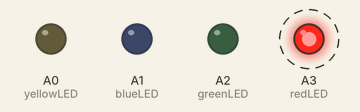
Bench run of a sketch on a simulated Particle Photon. Parts: output pins drawn as LEDs (lit = HIGH). Dashed ring = blinking.

Above: at 0.5 s.
Timing chart, 0 to 4.6 s (numbered marks = the images above):
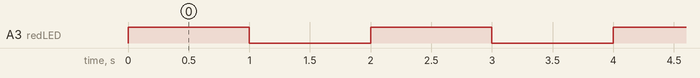

The sketch:

blinkybadge.ino
```cpp
int yellowLED = A0;
int blueLED = A1;
int greenLED = A2;
int redLED = A3;

bool isBlueOn = false;
bool isGreenOn = false;


int toggleBlue(String command)
{
  if (isBlueOn)
  {
    digitalWrite(blueLED, LOW);
  }
  else
  {
    digitalWrite(blueLED, HIGH);
  }
  isBlueOn = !isBlueOn;
  return 1;
}

void toggle(bool isOn, int led) {
  if (isOn)
  {
    digitalWrite(led, LOW);
  }
  else
  {
    digitalWrite(led, HIGH);
  }
}

void setup() {
  pinMode(yellowLED, OUTPUT); // Yellow
  pinMode(blueLED, OUTPUT); // Blue
  pinMode(greenLED, OUTPUT); // Green
  pinMode(redLED, OUTPUT); // Red
  Particle.function("toggleBlue", toggleBlue);
  Particle.variable("greenOn", isGreenOn);
}

void loop() {
  digitalWrite(redLED, HIGH);
  delay(1000);
  digitalWrite(redLED, LOW);
  delay(1000);
}
```

Measured:
- by itself, A3 (redLED): alternates HIGH for 1.0 s and LOW for 1.0 s
